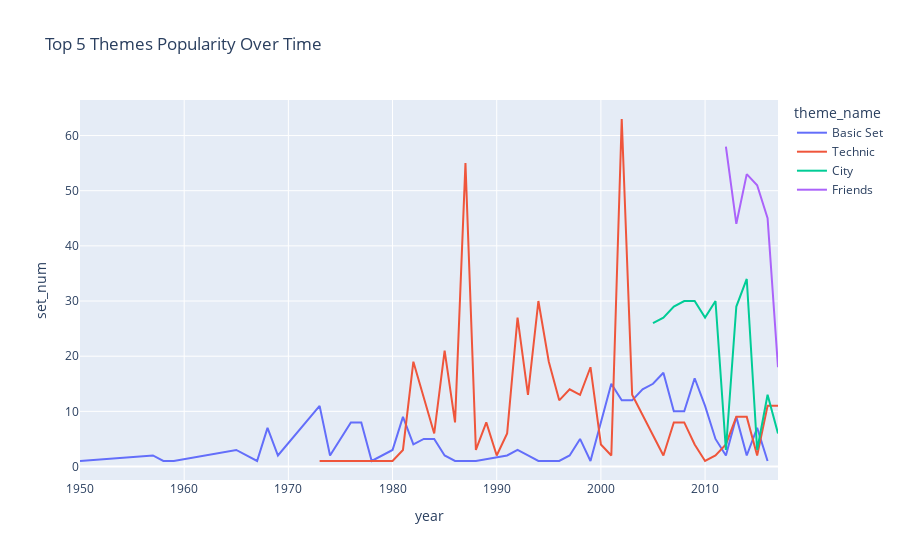

Notebook code cell kept with this figure:
### Code cell
theme_counts = sets_df_full.groupby(['year', 'theme_name'])['set_num'].count().reset_index()
theme_counts = theme_counts[theme_counts['theme_name'] != 'Supplemental']
top5_themes = theme_counts.groupby('theme_name')['set_num'].sum().nlargest(4).index
top5_theme_counts = theme_counts[theme_counts['theme_name'].isin(top5_themes)]

fig = px.line(top5_theme_counts, x='year', y='set_num', color='theme_name', title='Top 5 Themes Popularity Over Time')
fig.show()

### Figure 1 — Plotly figure (JSON) as saved in the notebook; plotly's stock layout.template omitted (floating-point values rounded to 4 significant figures)
{"data": [{"hovertemplate": "theme_name=Basic Set<br>year=%{x}<br>set_num=%{y}<extra></extra>", "legendgroup": "Basic Set", "line": {"color": "#636efa", "dash": "solid"}, "marker": {"symbol": "circle"}, "mode": "lines", "name": "Basic Set", "orientation": "v", "showlegend": true, "type": "scatter", "x": [1950, 1957, 1958, 1959, 1965, 1967, 1968, 1969, 1973, 1974, 1976, 1977, 1978, 1979, 1980, 1981, 1982, 1983, 1984, 1985, 1986, 1987, 1988, 1991, 1992, 1993, 1994, 1995, 1996, 1997, 1998, 1999, 2001, 2002, 2003, 2004, 2005, 2006, 2007, 2008, 2009, 2010, 2011, 2012, 2013, 2014, 2015, 2016], "xaxis": "x", "y": [1, 2, 1, 1, 3, 1, 7, 2, 11, 2, 8, 8, 1, 2, 3, 9, 4, 5, 5, 2, 1, 1, 1, 2, 3, 2, 1, 1, 1, 2, 5, 1, 15, 12, 12, 14, 15, 17, 10, 10, 16, 11, 5, 2, 9, 2, 7, 1], "yaxis": "y"}, {"hovertemplate": "theme_name=Technic<br>year=%{x}<br>set_num=%{y}<extra></extra>", "legendgroup": "Technic", "line": {"color": "#EF553B", "dash": "solid"}, "marker": {"symbol": "circle"}, "mode": "lines", "name": "Technic", "orientation": "v", "showlegend": true, "type": "scatter", "x": [1973, 1977, 1978, 1979, 1980, 1981, 1982, 1984, 1985, 1986, 1987, 1988, 1989, 1990, 1991, 1992, 1993, 1994, 1995, 1996, 1997, 1998, 1999, 2000, 2001, 2002, 2003, 2006, 2007, 2008, 2009, 2010, 2011, 2012, 2013, 2014, 2015, 2016, 2017], "xaxis": "x", "y": [1, 1, 1, 1, 1, 3, 19, 6, 21, 8, 55, 3, 8, 2, 6, 27, 13, 30, 19, 12, 14, 13, 18, 4, 2, 63, 13, 2, 8, 8, 4, 1, 2, 4, 9, 9, 2, 11, 11], "yaxis": "y"}, {"hovertemplate": "theme_name=City<br>year=%{x}<br>set_num=%{y}<extra></extra>", "legendgroup": "City", "line": {"color": "#00cc96", "dash": "solid"}, "marker": {"symbol": "circle"}, "mode": "lines", "name": "City", "orientation": "v", "showlegend": true, "type": "scatter", "x": [2005, 2006, 2007, 2008, 2009, 2010, 2011, 2012, 2013, 2014, 2015, 2016, 2017], "xaxis": "x", "y": [26, 27, 29, 30, 30, 27, 30, 3, 29, 34, 3, 13, 6], "yaxis": "y"}, {"hovertemplate": "theme_name=Friends<br>year=%{x}<br>set_num=%{y}<extra></extra>", "legendgroup": "Friends", "line": {"color": "#ab63fa", "dash": "solid"}, "marker": {"symbol": "circle"}, "mode": "lines", "name": "Friends", "orientation": "v", "showlegend": true, "type": "scatter", "x": [2012, 2013, 2014, 2015, 2016, 2017], "xaxis": "x", "y": [58, 44, 53, 51, 45, 18], "yaxis": "y"}], "layout": {"legend": {"title": {"text": "theme_name"}, "tracegroupgap": 0}, "title": {"text": "Top 5 Themes Popularity Over Time"}, "xaxis": {"anchor": "y", "domain": [0, 1], "title": {"text": "year"}}, "yaxis": {"anchor": "x", "domain": [0, 1], "title": {"text": "set_num"}}}}
